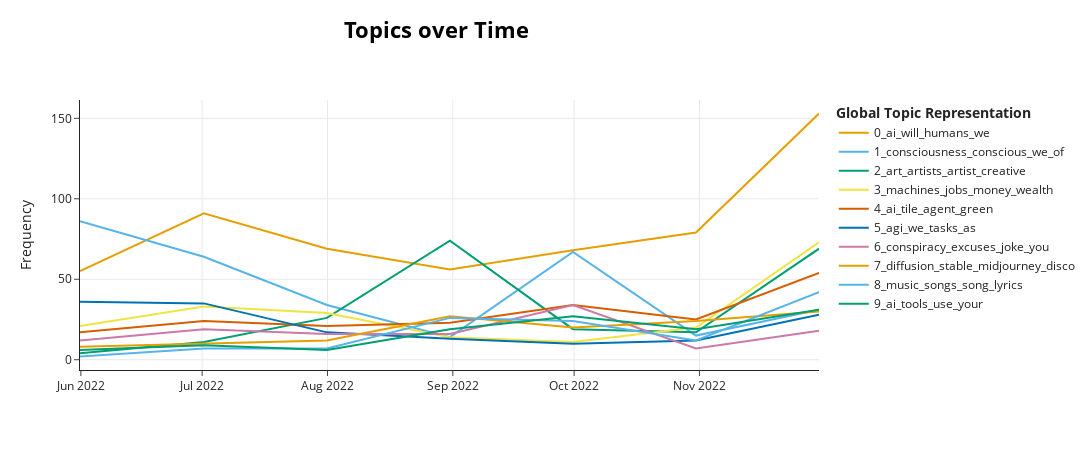

Write notebook code for a chart like this one.
### Code cell
# model.visualize_topics()
# model.get_topic_info()

new_topic_labels = {
    0: "AI and Humanity",
    1: "Creative Arts with AI",
    2: "Learning with AI",
    3: "Music and AI",
    4: "AI in Jobs and Economy",
    5: "AI Research Discussions",
    6: "Question-Answer Systems",
    7: "AGI and Future",
    8: "Chatbots and Conversations",
    9: "Stable Diffusion and AI Art",
}

model.set_topic_labels(new_topic_labels)
topics_over_time = model.topics_over_time(comments['body'], comments['date'], nr_bins=7, datetime_format='%d, %m, %Y')


model.visualize_topics_over_time(topics_over_time, top_n_topics=10)

# model.visualize_topics_over_time(topics_over_time, top_n_topics=10)

### Figure 1 — Plotly figure (JSON) as saved in the notebook; plotly's stock layout.template omitted (floating-point values rounded to 4 significant figures)
{"data": [{"hoverinfo": "text", "hovertext": ["<b>Topic 0</b><br>Words: ai, humans, us, we, will", "<b>Topic 0</b><br>Words: ai, will, system, humans, we", "<b>Topic 0</b><br>Words: ai, we, us, will, humans", "<b>Topic 0</b><br>Words: ai, humans, we, will, world", "<b>Topic 0</b><br>Words: ai, automation, will, humans, transportation", "<b>Topic 0</b><br>Words: ai, humans, will, we, be", "<b>Topic 0</b><br>Words: ai, will, humans, we, be"], "marker": {"color": "#E69F00"}, "mode": "lines", "name": "0_ai_will_humans_we", "type": "scatter", "x": ["2022-05-31T18:53:16.800000", "2022-07-01T10:17:08.571428", "2022-07-31T20:34:17.142857", "2022-08-31T06:51:25.714285", "2022-09-30T17:08:34.285714", "2022-10-31T03:25:42.857142", "2022-11-30T13:42:51.428571"], "y": [55, 91, 69, 56, 68, 79, 153]}, {"hoverinfo": "text", "hovertext": ["<b>Topic 1</b><br>Words: consciousness, conscious, we, nonlocal, of", "<b>Topic 1</b><br>Words: consciousness, conscious, we, our, of", "<b>Topic 1</b><br>Words: conscious, consciousness, inner, we, think", "<b>Topic 1</b><br>Words: consciousness, conscious, we, thought, subconscious", "<b>Topic 1</b><br>Words: consciousness, conscious, we, is, of", "<b>Topic 1</b><br>Words: consciousness, conscious, deterministic, perception, tngs", "<b>Topic 1</b><br>Words: consciousness, conscious, brain, physical, as"], "marker": {"color": "#56B4E9"}, "mode": "lines", "name": "1_consciousness_conscious_we_of", "type": "scatter", "x": ["2022-05-31T18:53:16.800000", "2022-07-01T10:17:08.571428", "2022-07-31T20:34:17.142857", "2022-08-31T06:51:25.714285", "2022-09-30T17:08:34.285714", "2022-10-31T03:25:42.857142", "2022-11-30T13:42:51.428571"], "y": [86, 64, 34, 14, 67, 15, 31]}, {"hoverinfo": "text", "hovertext": ["<b>Topic 2</b><br>Words: experiences, art, insane, outcome, ourselves", "<b>Topic 2</b><br>Words: art, chess, better, artists, time", "<b>Topic 2</b><br>Words: art, artists, digital, will, artist", "<b>Topic 2</b><br>Words: art, artists, artist, painting, will", "<b>Topic 2</b><br>Words: art, artists, talent, artist, people", "<b>Topic 2</b><br>Words: art, chess, creative, creativity, lifelike", "<b>Topic 2</b><br>Words: art, artists, creative, artist, people"], "marker": {"color": "#009E73"}, "mode": "lines", "name": "2_art_artists_artist_creative", "type": "scatter", "x": ["2022-05-31T18:53:16.800000", "2022-07-01T10:17:08.571428", "2022-07-31T20:34:17.142857", "2022-08-31T06:51:25.714285", "2022-09-30T17:08:34.285714", "2022-10-31T03:25:42.857142", "2022-11-30T13:42:51.428571"], "y": [4, 11, 26, 74, 19, 17, 69]}, {"hoverinfo": "text", "hovertext": ["<b>Topic 3</b><br>Words: utopia, money, machines, amount, jobs", "<b>Topic 3</b><br>Words: wealth, money, jobs, prices, society", "<b>Topic 3</b><br>Words: jobs, machines, money, printers, people", "<b>Topic 3</b><br>Words: horses, technology, tech, insane, fuck", "<b>Topic 3</b><br>Words: trades, making, progress, corporations, push", "<b>Topic 3</b><br>Words: starve, crop, society, 30, machines", "<b>Topic 3</b><br>Words: machines, jobs, labor, wealth, work"], "marker": {"color": "#F0E442"}, "mode": "lines", "name": "3_machines_jobs_money_wealth", "type": "scatter", "x": ["2022-05-31T18:53:16.800000", "2022-07-01T10:17:08.571428", "2022-07-31T20:34:17.142857", "2022-08-31T06:51:25.714285", "2022-09-30T17:08:34.285714", "2022-10-31T03:25:42.857142", "2022-11-30T13:42:51.428571"], "y": [21, 33, 29, 14, 11, 20, 73]}, {"hoverinfo": "text", "hovertext": ["<b>Topic 4</b><br>Words: ai, showing, gard, trainedfed, nate", "<b>Topic 4</b><br>Words: pin, unpinned, clips, deleted, clip", "<b>Topic 4</b><br>Words: green, color, fruit, pea, pineapple", "<b>Topic 4</b><br>Words: tile, agent, grid, clean, dirty", "<b>Topic 4</b><br>Words: ai, how, works, we, methods", "<b>Topic 4</b><br>Words: ai, folks, hahahahahaha, dangai, courtesies", "<b>Topic 4</b><br>Words: ai, knows, bulls, target, hit"], "marker": {"color": "#D55E00"}, "mode": "lines", "name": "4_ai_tile_agent_green", "type": "scatter", "x": ["2022-05-31T18:53:16.800000", "2022-07-01T10:17:08.571428", "2022-07-31T20:34:17.142857", "2022-08-31T06:51:25.714285", "2022-09-30T17:08:34.285714", "2022-10-31T03:25:42.857142", "2022-11-30T13:42:51.428571"], "y": [17, 24, 21, 23, 34, 25, 54]}, {"hoverinfo": "text", "hovertext": ["<b>Topic 5</b><br>Words: agi, we, retirement, as, be", "<b>Topic 5</b><br>Words: agi, we, will, tasks, any", "<b>Topic 5</b><br>Words: agi, tasks, we, close, deep", "<b>Topic 5</b><br>Words: agi, symbols, asi, general, suddenly", "<b>Topic 5</b><br>Words: agi, approaches, approach, gtthe, system", "<b>Topic 5</b><br>Words: agi, filter, space, hunger, animals", "<b>Topic 5</b><br>Words: agi, alien, we, control, will"], "marker": {"color": "#0072B2"}, "mode": "lines", "name": "5_agi_we_tasks_as", "type": "scatter", "x": ["2022-05-31T18:53:16.800000", "2022-07-01T10:17:08.571428", "2022-07-31T20:34:17.142857", "2022-08-31T06:51:25.714285", "2022-09-30T17:08:34.285714", "2022-10-31T03:25:42.857142", "2022-11-30T13:42:51.428571"], "y": [36, 35, 17, 13, 10, 12, 28]}, {"hoverinfo": "text", "hovertext": ["<b>Topic 6</b><br>Words: virgins, neckbeard, theorists, grifter, mccartney", "<b>Topic 6</b><br>Words: idiot, reddit, statement, hurts, psychopath", "<b>Topic 6</b><br>Words: conspiracy, joke, homophobic, jokes, landing", "<b>Topic 6</b><br>Words: excuses, vegan, disagree, dumb, naive", "<b>Topic 6</b><br>Words: sociopath, conspiracy, psychologist, greasy, virgin", "<b>Topic 6</b><br>Words: responsibility, convenient, his, hangover, psychohistorian", "<b>Topic 6</b><br>Words: projecting, kanye, slippery, slope, obviously"], "marker": {"color": "#CC79A7"}, "mode": "lines", "name": "6_conspiracy_excuses_joke_you", "type": "scatter", "x": ["2022-05-31T18:53:16.800000", "2022-07-01T10:17:08.571428", "2022-07-31T20:34:17.142857", "2022-08-31T06:51:25.714285", "2022-09-30T17:08:34.285714", "2022-10-31T03:25:42.857142", "2022-11-30T13:42:51.428571"], "y": [12, 19, 16, 16, 34, 7, 18]}, {"hoverinfo": "text", "hovertext": ["<b>Topic 7</b><br>Words: diffusion, disco, mj, stable, midjourney", "<b>Topic 7</b><br>Words: diffusion, stable, de2, httpshuggingfacecospacesstabilityaistablediffusion, midjourney", "<b>Topic 7</b><br>Words: diffusion, stable, midjourney, image, frame", "<b>Topic 7</b><br>Words: diffusion, stable, midjourney, dalle2, run", "<b>Topic 7</b><br>Words: diffusion, stable, colab, use, locally", "<b>Topic 7</b><br>Words: stable, diffusion, midjourney, ckpt, safetensors"], "marker": {"color": "#E69F00"}, "mode": "lines", "name": "7_diffusion_stable_midjourney_disco", "type": "scatter", "x": ["2022-05-31T18:53:16.800000", "2022-07-31T20:34:17.142857", "2022-08-31T06:51:25.714285", "2022-09-30T17:08:34.285714", "2022-10-31T03:25:42.857142", "2022-11-30T13:42:51.428571"], "y": [8, 12, 27, 20, 24, 30]}, {"hoverinfo": "text", "hovertext": ["<b>Topic 8</b><br>Words: httpseternalboxdevjukeboxindexhtml, synthesizerv, eternal, vocals, jukebox", "<b>Topic 8</b><br>Words: music, songs, finalists, advertizing, synth", "<b>Topic 8</b><br>Words: music, song, composers, songs, jukebox", "<b>Topic 8</b><br>Words: music, lyrics, songs, song, musician", "<b>Topic 8</b><br>Words: music, song, songs, riaa, phonk", "<b>Topic 8</b><br>Words: music, piano, sound, recipes, recognizes", "<b>Topic 8</b><br>Words: music, lyrics, songs, song, musician"], "marker": {"color": "#56B4E9"}, "mode": "lines", "name": "8_music_songs_song_lyrics", "type": "scatter", "x": ["2022-05-31T18:53:16.800000", "2022-07-01T10:17:08.571428", "2022-07-31T20:34:17.142857", "2022-08-31T06:51:25.714285", "2022-09-30T17:08:34.285714", "2022-10-31T03:25:42.857142", "2022-11-30T13:42:51.428571"], "y": [2, 7, 7, 26, 24, 12, 42]}, {"hoverinfo": "text", "hovertext": ["<b>Topic 9</b><br>Words: command, search, clarify, httpsopenaicomblogcodexappshttpsopenaicomblogcodexapps, httpsiamairoadmap", "<b>Topic 9</b><br>Words: routines, commands, zoom, device, robot", "<b>Topic 9</b><br>Words: ja, gticsl, murf, httpstmeinternlphttpstmeinternlp, yk", "<b>Topic 9</b><br>Words: use, jokes, file, copyai, ai", "<b>Topic 9</b><br>Words: gurps, toolshttpswwwaitoolsforcom, tagline, tools, ai", "<b>Topic 9</b><br>Words: tools, am, ai, guys, topics", "<b>Topic 9</b><br>Words: ai, interested, accessible, thanks, open"], "marker": {"color": "#009E73"}, "mode": "lines", "name": "9_ai_tools_use_your", "type": "scatter", "x": ["2022-05-31T18:53:16.800000", "2022-07-01T10:17:08.571428", "2022-07-31T20:34:17.142857", "2022-08-31T06:51:25.714285", "2022-09-30T17:08:34.285714", "2022-10-31T03:25:42.857142", "2022-11-30T13:42:51.428571"], "y": [6, 9, 6, 19, 27, 19, 31]}], "layout": {"height": 450, "hoverlabel": {"bgcolor": "white", "font": {"family": "Rockwell", "size": 16}}, "legend": {"title": {"text": "<b>Global Topic Representation"}}, "title": {"font": {"color": "Black", "size": 22}, "text": "<b>Topics over Time</b>", "x": 0.4, "xanchor": "center", "y": 0.95, "yanchor": "top"}, "width": 1250, "xaxis": {"showgrid": true}, "yaxis": {"showgrid": true, "title": {"text": "Frequency"}}}}
